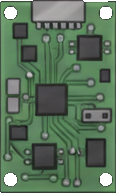
#> input picture Source/Art/objects/elec_d_1.png, 116 x 193 px; its folder holds only this picture in this run
$ python -i fit.py   (imports and definitions only)
#> lines starting #> are read from the running program, lines starting #| are printed output that depends on the picture; after the words box and inside, x2 and y2 are one past the last pixel; in counts of white or black regions, pixels touching at a corner belong together
"""Key, tighten and fit a Gemini bench body to the 3x1 footprint, and derive its stuff mask.

The old keyer only understood a magenta ground, and only eroded it - so a white ground or a
faint halo survived, the crop bbox came out far bigger than the machine, and the fitter then
scaled a small body into a big empty cell. This keys by flooding in from the frame edge
instead, which does not care what colour the ground is.
"""
import numpy as np
from PIL import Image
from scipy import ndimage

TARGET_W, TARGET_H = 576, 192          # 3x1 cells at 192px


def key(path, tol=34):
    """The model sometimes frames its magenta ground with a stripe of another colour, or draws
    the ground white inside a thin magenta border. So key from two different rings - the very
    edge and one inset - and keep whichever leaves the smaller plausible body."""
#> called with path = 'objects/elec_d_1.png', tol = 34
    im = Image.open(path).convert('RGB')
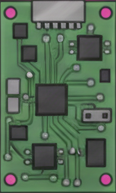
#> im: PIL image 116x193 RGB; mean R, G, B 86.4, 109.4, 86.9
    best = None
    for inset in (0, 0.035):
        cand = _key_from_ring(im, inset, tol)
        if cand is None:
            continue
        if best is None or cand[1] < best[1]:
            best = cand
#> this loop made 2 passes
#> (bg in _key_from_ring, sizes in _key_from_ring, frac in _key_from_ring) on passes 1 to 2: ([66, 78, 65], [21168], 0.946), ([100, 141, 101], [14365, 150, 156], 0.642)
#> pass 1, in _key_from_ring, `near = (np.abs(a - bg).max(2) <= tol)`:
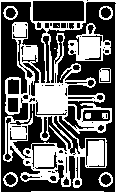
#> near: shape (193, 116) bool; 40.1% white; 11 white regions (2 under 20 px), largest, box (x1, y1, x2, y2) and area: (0, 0, 116, 193) 7587, (68, 23, 111, 61) 844, (99, 68, 111, 83) 141
#> pass 1, in _key_from_ring, `lab, n = ndimage.label(near)`:
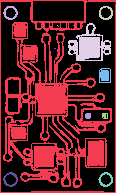
#> lab: shape (193, 116) int32; 16 distinct labels, from 0 to 15; one colour per label, 0 black
#> pass 1, in _key_from_ring, `ground = np.isin(lab, list(border))`:
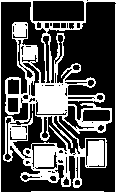
#> ground: shape (193, 116) bool; 33.9% white; 1 white region, box (x1, y1, x2, y2) and area: (0, 0, 116, 193) 7583
    body = best[0]
#> body: shape (193, 116) bool; 64.2% white; 1 black region, box (x1, y1, x2, y2) and area: (0, 0, 116, 193) 8023
    alpha = (body * 255).astype(np.uint8)
    alpha = ndimage.grey_erosion(alpha, size=(3, 3))
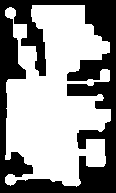
#> alpha: shape (193, 116); 58.6% white; 1 black region, box (x1, y1, x2, y2) and area: (0, 0, 116, 193) 9275
    out = Image.fromarray(np.dstack([np.asarray(im), alpha]).astype(np.uint8), 'RGBA')
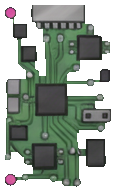
#> out: PIL image 116x193 RGBA; mean R, G, B, A 86.4, 109.4, 86.9, 149.4; transparent parts drawn white
    return out.crop(out.getbbox())
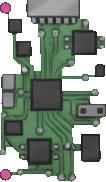
#> returned value: PIL image 106x182 RGBA; mean R, G, B, A 85.1, 106.8, 85.6, 173.3; transparent parts drawn white


def _key_from_ring(im, inset, tol):
    a_full = np.asarray(im).astype(np.int16)
    h, w, _ = a_full.shape
    k = int(round(min(h, w) * inset))
    a = a_full[k:h - k, k:w - k] if k else a_full

    ring = np.concatenate([a[0], a[-1], a[:, 0], a[:, -1]])
    bg = np.median(ring, axis=0)

    near = (np.abs(a - bg).max(2) <= tol)
    lab, n = ndimage.label(near)
    border = set(np.unique(np.concatenate([lab[0], lab[-1], lab[:, 0], lab[:, -1]])))
    border.discard(0)
    ground = np.isin(lab, list(border))

    body = ~ground
    if k:                                   # everything outside the sampled ring is ground too
        full = np.zeros((h, w), dtype=bool)
        full[k:h - k, k:w - k] = body
        body = full

    body = ndimage.binary_closing(body, np.ones((5, 5)))
    body = ndimage.binary_fill_holes(body)

    # Drop anything that is not the bench itself (stray border strips, specks).
    lab, n = ndimage.label(body)
    if n:
        sizes = ndimage.sum(body, lab, range(1, n + 1))
        body = lab == (int(np.argmax(sizes)) + 1)

    frac = body.mean()
    if frac < 0.04 or frac > 0.985:
        return None
    return body, frac


# [54 lines left out: functions fit, slab_mask, tint, not called in this run]

>>> result = key('objects/elec_d_1.png')

$ run again, on Source/Art/objects/elec_g_1.png
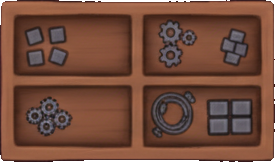
#> input picture Source/Art/objects/elec_g_1.png, 275 x 162 px
#> the loop in key, `for inset in (0, 0.035):` made 2 passes
#> (bg in _key_from_ring, sizes in _key_from_ring, frac in _key_from_ring) on passes 1 to 2: ([60, 30, 36], [42667], 0.958), ([156, 99, 72], [7387, 7455, 7445, 7416], 0.167)
#> pass 1, in _key_from_ring, `lab, n = ndimage.label(near)`:
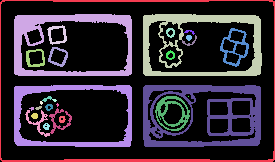
#> lab: shape (162, 275) int32; 30 distinct labels, from 0 to 29; one colour per label, 0 black
#> body: shape (162, 275) bool; 16.7% white; 1 white region, box (x1, y1, x2, y2) and area: (142, 14, 262, 77) 7455
#> in key, `return out.crop(out.getbbox())`:
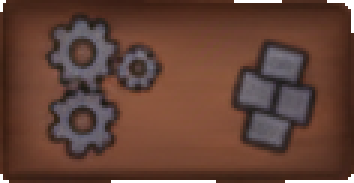
#> returned value: PIL image 118x61 RGBA (shown 3 times larger); mean R, G, B, A 96.5, 63, 51.2, 251.1; transparent parts drawn white

$ run again, on Source/Art/objects/electools_b_3.png
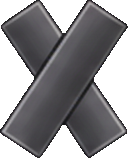
#> input picture Source/Art/objects/electools_b_3.png, 128 x 158 px
#> the loop in key, `for inset in (0, 0.035):` made 2 passes
#> (bg in _key_from_ring, sizes in _key_from_ring, frac in _key_from_ring) on passes 1 to 2: ([206, 67, 139], [14253], 0.705), ([205, 67, 139], [13986], 0.692)
#> in key, `return out.crop(out.getbbox())`:
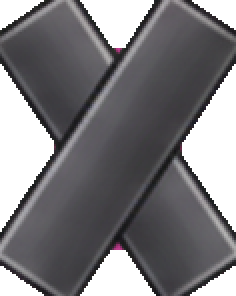
#> returned value: PIL image 118x148 RGBA (shown 2 times larger); mean R, G, B, A 107.5, 76, 94.9, 193.4; transparent parts drawn white
